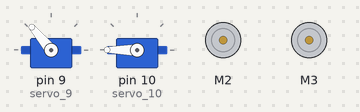
A sketch run on a simulated Arduino Uno, built with avr-gcc and run on an emulated ATmega328P. Parts: 2 × servo, 2 × DC motor (green arrow = forward, orange = backward, longer = faster).

Above: at 2.1 s.
At 2.6 s:
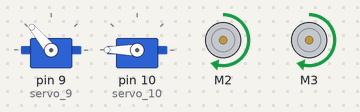
At 3.1 s:
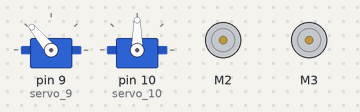
At 15.7 s:
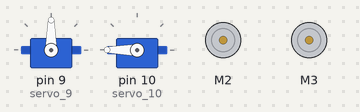
At 28.2 s:
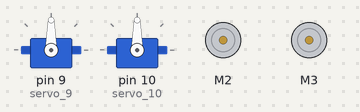
At 39.2 s:
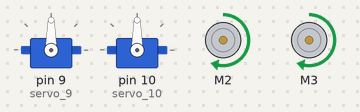
Timing chart, 0 to 40.0 s (numbered marks = the images above):
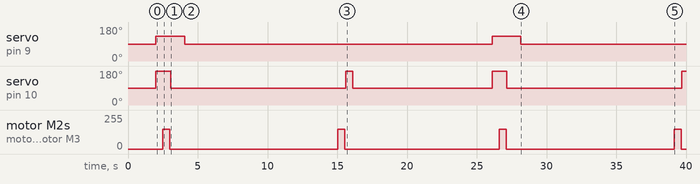

Measured:
- by itself, servo on pin 9 (servo_9): alternates 130° for 2.1 s and 90° for 22.1 s
- by itself, servo on pin 10 (servo_10): goes 180° 1.1 s, 90° 12.6 s, 180° 0.50 s, 90° 10.0 s, 180° 1.1 s, 90° 12.6 s, then 180°
- by itself, motor M2, motor M3: alternates forward 150/255 for 0.50 s and stopped for 12.1 s

The sketch:

SERVO_TEST.ino
```cpp
#include <Servo.h>
#include <AFMotor.h>
Servo servo_9;
Servo servo_10;

AF_DCMotor motor_dc_1(2, MOTOR12_64KHZ);
AF_DCMotor motor_dc_2(3, MOTOR34_64KHZ);

void stop() {
  motor_dc_1.setSpeed(0);
  motor_dc_1.run(RELEASE);
  motor_dc_2.setSpeed(0);
  motor_dc_2.run(RELEASE);
}

void release(){
  motor_dc_1.setSpeed(150);
  motor_dc_1.run(FORWARD);
  motor_dc_2.setSpeed(150);
  motor_dc_2.run(FORWARD);
  delay(500);
  stop();
  delay(50);
  servo_10.write(180);
  delay(500);
  servo_10.write(90);
  servo_9.write(90);
}

void catching() {
  servo_9.write(130);
  servo_10.write(180);
  delay(500);
  motor_dc_1.setSpeed(150);
  motor_dc_1.run(FORWARD);
  motor_dc_2.setSpeed(150);
  motor_dc_2.run(FORWARD);
  delay(500);
  stop();
  delay(50);
  servo_10.write(90);
  delay(1000);
  servo_9.write(90);
  delay(1000);
}

void setup() {
  servo_9.attach(9);
  servo_10.attach(10);
  servo_9.write(90);
  delay(1000);
  servo_10.write(90);
  delay(1000);
}

void loop() {
  catching();
  delay(10000);
  release();
  delay(10000);

}
```
